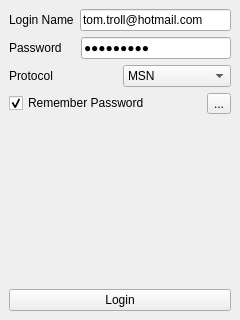
<ui version="4.0" >
 <class>IMSettings</class>
 <widget class="QWidget" name="IMSettings" >
  <property name="geometry" >
   <rect>
    <x>0</x>
    <y>0</y>
    <width>240</width>
    <height>320</height>
   </rect>
  </property>
  <property name="windowTitle" >
   <string>IM Settings</string>
  </property>
  <layout class="QVBoxLayout" >
   <property name="margin" >
    <number>9</number>
   </property>
   <property name="spacing" >
    <number>6</number>
   </property>
   <item>
    <layout class="QHBoxLayout" >
     <property name="margin" >
      <number>0</number>
     </property>
     <property name="spacing" >
      <number>6</number>
     </property>
     <item>
      <widget class="QLabel" name="label" >
       <property name="mouseTracking" >
        <bool>false</bool>
       </property>
       <property name="text" >
        <string>Login Name</string>
       </property>
      </widget>
     </item>
     <item>
      <widget class="QLineEdit" name="username" >
       <property name="text" >
        <string>tom.troll@hotmail.com</string>
       </property>
      </widget>
     </item>
    </layout>
   </item>
   <item>
    <layout class="QHBoxLayout" >
     <property name="margin" >
      <number>0</number>
     </property>
     <property name="spacing" >
      <number>6</number>
     </property>
     <item>
      <widget class="QLabel" name="label_2" >
       <property name="mouseTracking" >
        <bool>false</bool>
       </property>
       <property name="text" >
        <string>Password    </string>
       </property>
      </widget>
     </item>
     <item>
      <widget class="QLineEdit" name="password" >
       <property name="text" >
        <string>excellent</string>
       </property>
       <property name="echoMode" >
        <enum>QLineEdit::Password</enum>
       </property>
      </widget>
     </item>
    </layout>
   </item>
   <item>
    <layout class="QHBoxLayout" >
     <property name="margin" >
      <number>0</number>
     </property>
     <property name="spacing" >
      <number>6</number>
     </property>
     <item>
      <widget class="QLabel" name="label_3" >
       <property name="mouseTracking" >
        <bool>false</bool>
       </property>
       <property name="text" >
        <string>Protocol</string>
       </property>
      </widget>
     </item>
     <item>
      <widget class="QComboBox" name="comboBox" >
       <item>
        <property name="text" >
         <string>MSN</string>
        </property>
        <property name="icon" >
         <iconset resource="msn.qrc" >:/pics/msn.png</iconset>
        </property>
       </item>
       <item>
        <property name="text" >
         <string>GoogleTalk</string>
        </property>
        <property name="icon" >
         <iconset resource="msn.qrc" >:/pics/talk_logo.gif</iconset>
        </property>
       </item>
      </widget>
     </item>
    </layout>
   </item>
   <item>
    <layout class="QHBoxLayout" >
     <property name="margin" >
      <number>0</number>
     </property>
     <property name="spacing" >
      <number>6</number>
     </property>
     <item>
      <widget class="QCheckBox" name="checkBox" >
       <property name="text" >
        <string>Remember Password</string>
       </property>
       <property name="checked" >
        <bool>true</bool>
       </property>
      </widget>
     </item>
     <item>
      <widget class="QToolButton" name="manageContacts" >
       <property name="text" >
        <string>...</string>
       </property>
       <property name="icon" >
        <iconset resource="msn.qrc" >:/pics/buddies.png</iconset>
       </property>
      </widget>
     </item>
    </layout>
   </item>
   <item>
    <spacer>
     <property name="orientation" >
      <enum>Qt::Vertical</enum>
     </property>
     <property name="sizeHint" >
      <size>
       <width>20</width>
       <height>51</height>
      </size>
     </property>
    </spacer>
   </item>
   <item>
    <layout class="QHBoxLayout" >
     <property name="margin" >
      <number>0</number>
     </property>
     <property name="spacing" >
      <number>6</number>
     </property>
     <item>
      <widget class="QLabel" name="statusIcon" >
       <property name="sizePolicy" >
        <sizepolicy>
         <hsizetype>0</hsizetype>
         <vsizetype>0</vsizetype>
         <horstretch>0</horstretch>
         <verstretch>0</verstretch>
        </sizepolicy>
       </property>
       <property name="minimumSize" >
        <size>
         <width>24</width>
         <height>24</height>
        </size>
       </property>
       <property name="text" >
        <string/>
       </property>
       <property name="pixmap" >
        <pixmap resource="msn.qrc" >:/pics/offline.png</pixmap>
       </property>
       <property name="scaledContents" >
        <bool>true</bool>
       </property>
      </widget>
     </item>
     <item>
      <widget class="QLabel" name="status" >
       <property name="minimumSize" >
        <size>
         <width>32</width>
         <height>32</height>
        </size>
       </property>
       <property name="baseSize" >
        <size>
         <width>32</width>
         <height>32</height>
        </size>
       </property>
       <property name="text" >
        <string/>
       </property>
       <property name="textFormat" >
        <enum>Qt::AutoText</enum>
       </property>
       <property name="pixmap" >
        <pixmap/>
       </property>
       <property name="scaledContents" >
        <bool>false</bool>
       </property>
       <property name="alignment" >
        <set>Qt::AlignLeading|Qt::AlignLeft|Qt::AlignVCenter</set>
       </property>
      </widget>
     </item>
    </layout>
   </item>
   <item>
    <layout class="QHBoxLayout" >
     <property name="margin" >
      <number>0</number>
     </property>
     <property name="spacing" >
      <number>6</number>
     </property>
     <item>
      <widget class="QPushButton" name="login" >
       <property name="text" >
        <string>Login</string>
       </property>
      </widget>
     </item>
    </layout>
   </item>
  </layout>
 </widget>
 <resources>
  <include location="msn.qrc" />
 </resources>
 <connections/>
</ui>
